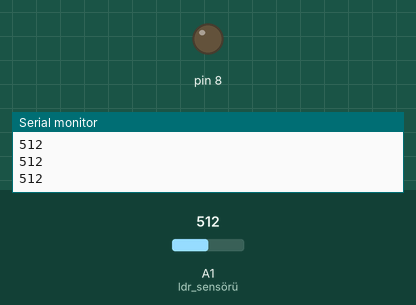
Recording of a sketch running on a simulated Arduino Uno, built with avr-gcc and run on an emulated ATmega328P. On the bench: output pins drawn as LEDs (lit = HIGH), the last lines printed to the serial monitor. The test bench sets the inputs (shaded band); at power-on: A1 (ldr_sensörü) = 512.

Above: at 1.2 s.
1.3 s: A1 (ldr_sensörü) set to 262
2.9 s: A1 (ldr_sensörü) set to 234
At 3.9 s:
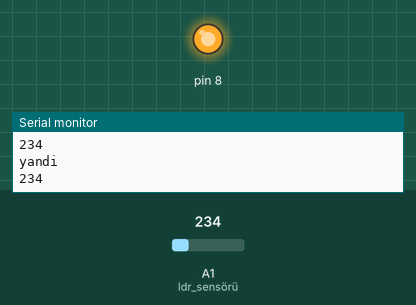
4.7 s: A1 (ldr_sensörü) set to 260
At 5.9 s:
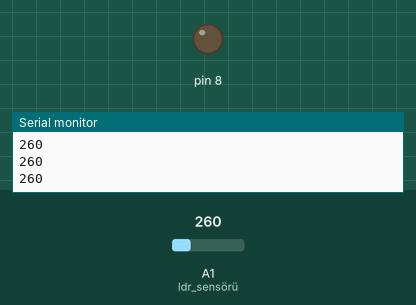
6.5 s: A1 (ldr_sensörü) set to 240
At 7.9 s:
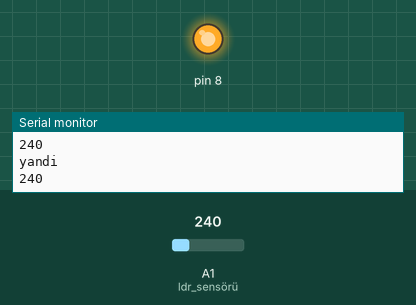
Timing chart, 0 to 9.2 s (numbered marks = the images above; inputs shaded):
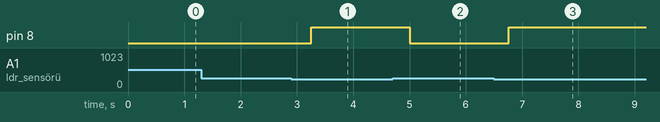

The sketch:

isik_sensoru.ino
```cpp
void setup() {
  Serial.begin(9600);
  pinMode(A1,INPUT); //ldr sensörü
  pinMode(8,OUTPUT);

}

void loop() {

  int deger = analogRead(A1);
  Serial.println(deger);
  delay(250);

  if(deger < 250)
  {
    Serial.println("yandi");
    digitalWrite(8,HIGH);
  }
  else
  {
    digitalWrite(8,LOW);
  }


  //deger = map(deger,0,1023,0,255);

}
```

Measured:
- the behaviour switches between 250 and 249 on A1 (ldr_sensörü) (found by bisection; images 0 and 1)
- after the input at 2.9 s, pin 8: LOW → HIGH after 0.35 s
- after the input at 4.7 s, pin 8: HIGH → LOW after 0.31 s
- after the input at 6.5 s, pin 8: LOW → HIGH after 0.26 s
